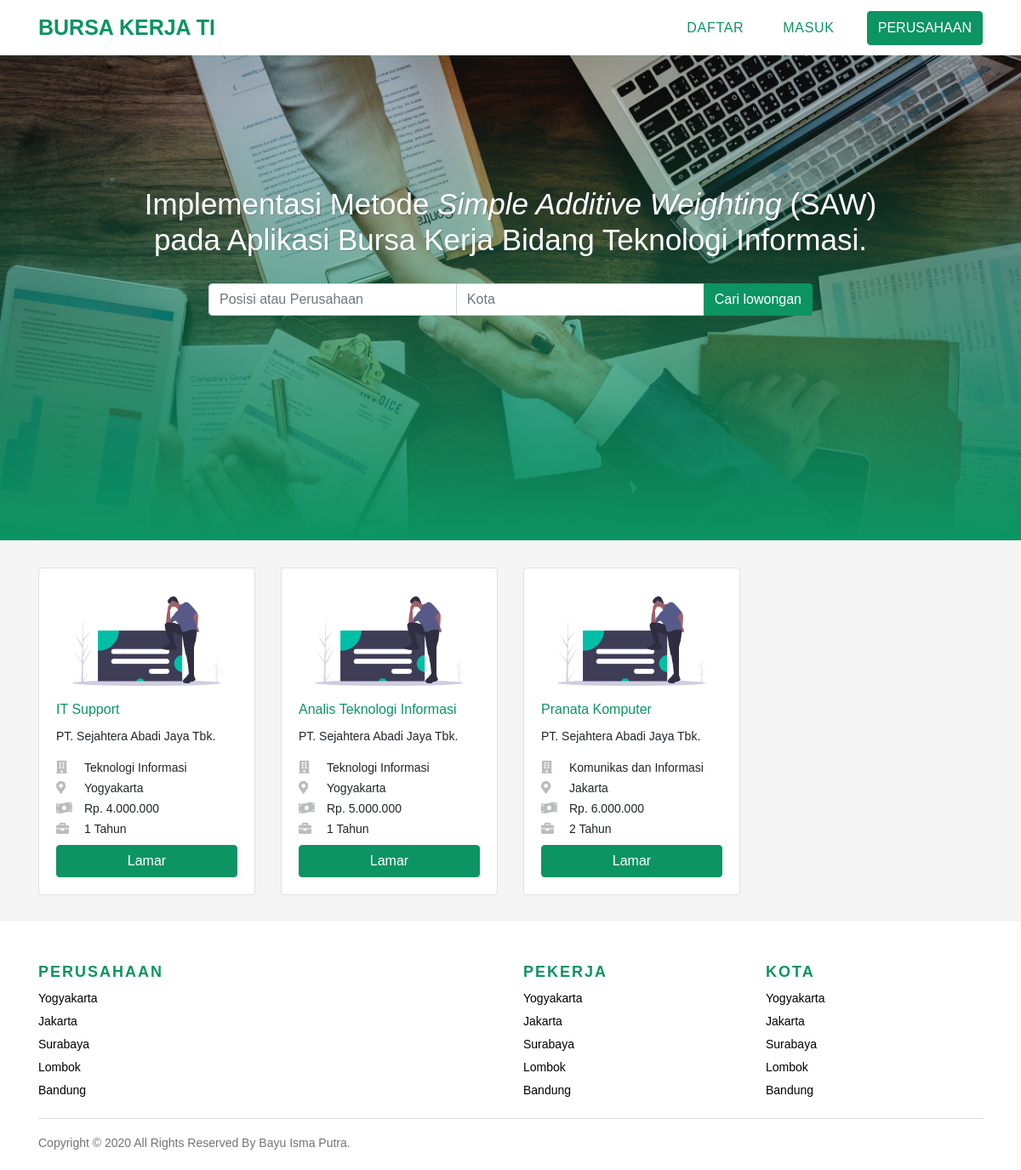
The page / on the database its author committed.
### tables this page shows
CREATE TABLE `lowongan` (
  `id_lowongan` int(11) NOT NULL,
  `nama_lowongan` varchar(50) NOT NULL,
  `departemen` varchar(50) NOT NULL,
  `gaji` varchar(50) NOT NULL,
  `kota` varchar(30) NOT NULL,
  `tanggal_buka` date NOT NULL,
  `tanggal_tutup` date NOT NULL,
  `pengalaman_kerja` varchar(20) NOT NULL,
  `deskripsi` varchar(120) NOT NULL,
  `id_perusahaan` int(11) NOT NULL,
  `status_lowongan` enum('ada','tidak ada') NOT NULL DEFAULT 'ada'
);

### require/koneksi.php (called while the page is built, shortened)
<?php
class Bursakerja
{
    protected $koneksi;
    function bukaKoneksi()
    {
        try {
            $this->koneksi = new PDO("mysql:host=localhost;dbname=bursakerja", "root", "", array(PDO::ATTR_PERSISTENT => TRUE));
        } catch (PDOException $e) {
            echo $e->getMessage();
        }
        return $this->koneksi;
    }
}

### require/kelas_lowongan.php (called while the page is built, shortened)
<?php
class Lowongan extends Bursakerja
{
    function GetData($qry_custom)
    {
        try {
            $sql = $this->bukaKoneksi()->prepare("SELECT * FROM `lowongan` " . $qry_custom);
            $sql->execute();
            return $sql;
        } catch (PDOException $e) {
            print $e->getMessage();
        }
    }
}

### index.php (the view, shortened to what this page needs)
<?php require('require/header.php') ?>
<div class="jumbotron jumbotron-fluid">
    <div class="container">
        <h1 class="display-4">Implementasi Metode <em>Simple Additive Weighting</em> <strong>(SAW)</strong><br> pada Aplikasi <strong>Bursa Kerja</strong> Bidang Teknologi Informasi.</h1>
        <div class="input-group col-md-8">
            <input type="text" class="form-control" placeholder="Posisi atau Perusahaan" aria-label="Recipient's username" aria-describedby="button-addon2">
            <input type="text" class="form-control kota" placeholder="Kota" aria-label="Recipient's username" aria-describedby="button-addon2">
            <div class="input-group-append">
                <button class="btn " type="button" id="button-addon2">Cari lowongan</button>
            </div>
        </div>
    </div>
</div>
<div class="container">
    <div class="row">
        <?php include('require/kelas_lowongan.php'); ?>
        <?php
        $tampil_lowongan = new lowongan();
        $data_lowongan = $tampil_lowongan->GetData("where status_lowongan='ada'");
        while ($value = $data_lowongan->fetch(PDO::FETCH_ASSOC)) {
        ?>
            <div class="col-lg-3 tampil-lowongan">
                <div class="card">
                    <div class="card-body">
                        <img src="img/undraw_sign_in_e6hj.png" class="img-fluid" alt="">
                        <h6 class="card-title"><?php echo $value['nama_lowongan']; ?></h6>
                        <p class="card-text">PT. Sejahtera abadi jaya Tbk.</p>
                        <ul class="list-group">
                            <li><i class="fas fa-building"></i><?php echo $value['departemen']; ?></li>
                            <li><i class="fas fa-map-marker-alt"></i><?php echo $value['kota']; ?></li>
                            <li><i class="fas fa-money-bill-wave"></i><?php echo 'Rp. ' . $value['gaji']; ?>
                            </li>
                            <li><i class="fas fa-briefcase"></i><?php echo $value['pengalaman_kerja']; ?></li>
                        </ul>
                        <a href="?menu_utama=detail_lowongan_index&id_lowongan=<?php echo $value['id_lowongan']; ?>" class="btn btn-block tombol-lamar">Lamar</a>
                    </div>
                </div>
            </div>
        <?php
        }
        ?>
    </div>
</div>
<?php require('require/footer.php') ?>

### require/header.php (shortened to what this page needs)
<?php include('koneksi.php') ?>
<!doctype html>
<html lang="en">
<head>
    <link rel="stylesheet" href="bootstrap/css/bootstrap.min.css">
    <link rel="stylesheet" href="css/style.css">
    <link rel="stylesheet" href="fontawesome-free/css/all.min.css">
    <link rel="stylesheet" href="bootstrap/css/dataTables.bootstrap4.min.css">
</head>
<body>
    <nav class="navbar navbar-expand-lg navbar-light fixed-top" id="menu">
        <div class="container">
            <a class="navbar-brand" href="?menu=halaman_utama">BURSA KERJA TI</a>
            <div class="collapse navbar-collapse" id="navbarNavAltMarkup">
                <div class="navbar-nav ml-auto">
                    <a class="nav-item nav-link active" href="daftar.php">Daftar<span class="sr-only">(current)</span></a>
                    <a class="nav-item nav-link" href="login.php">Masuk</a>
                    <a class="nav-item btn tombol" href="#">Perusahaan</a>
                </div>
            </div>
        </div>
    </nav>

### require/footer.php (shortened to what this page needs)
<footer class="site-footer">
    <div class="container">
        <div class="row">
            <div class="col-sm-12 col-md-6">
                <h6>Perusahaan</h6>
                <ul class="footer-links">
                    <li><a href="">Yogyakarta</a></li>
                    <li><a href="">Jakarta</a></li>
                    <li><a href="">Surabaya</a></li>
                    <li><a href="">Lombok</a></li>
                    <li><a href="">Bandung</a></li>
                </ul>
            </div>
            <div class="col-xs-6 col-md-3">
                <h6>Pekerja</h6>
                <ul class="footer-links">
                    <li><a href="">Yogyakarta</a></li>
                    <li><a href="">Jakarta</a></li>
                    <li><a href="">Surabaya</a></li>
                    <li><a href="">Lombok</a></li>
                    <li><a href="">Bandung</a></li>
                </ul>
            </div>
            <div class="col-xs-6 col-md-3">
                <h6>Kota</h6>
                <ul class="footer-links">
                    <li><a href="">Yogyakarta</a></li>
                    <li><a href="">Jakarta</a></li>
                    <li><a href="">Surabaya</a></li>
                    <li><a href="">Lombok</a></li>
                    <li><a href="">Bandung</a></li>
                </ul>
            </div>
        </div>
        <hr>
    </div>
    <div class="container">
        <div class="row">
            <div class="col-md-8 col-sm-6 col-xs-12">
                <p class="copyright-text">Copyright &copy; 2020 All Rights Reserved by
                    <a href="#">Bayu Isma Putra</a>.
                </p>
            </div>
        </div>
    </div>
</footer>
</body>
</html>

### css/style.css (style rules this page uses)
* { margin: 0; padding: 0; text-decoration: none; list-style: none; font-family: 'Nunito', sans-serif; }
body { background-color: #f5f5f5; }
.navbar { display: flex; position: sticky; height: 65px; background-color: #fff; z-index: 2; box-shadow: 1px 0 5px rgba(18, 209, 136, 0.125); font-family: 'viga', sans-serif; }
.navbar-brand { font-size: 25px; font-weight: 700; }
.input-group { text-align: center; position: relative; }
.jumbotron { background-image: url(../img/jumbotron-bg.jpg); background-size: cover; height: 540px; text-align: center; position: relative; }
.jumbotron .container { position: relative; z-index: 1; }
.jumbotron::after { content: ''; display: block; width: 100%; height: 80%; background-image: linear-gradient(to bottom, rgba(0, 0, 0, 0), #0c9463); position: absolute; bottom: 0; }
.jumbotron .display-4 { color: white; margin-top: 160px; text-shadow: 1px 1px 1px rgba(73, 73, 73, 0.3); font-size: 10px; font-weight: 300; margin-bottom: 30px; }
.jumbotron .input-group { position: relative; margin-left: auto; margin-right: auto; }
.container { cursor: pointer; }
.container .tampil-lowongan { display: flex; justify-content: space-around; align-items: center; border-width: 0 0 0 0; }
.container img { margin-bottom: 10px; border-radius: 4px; }
.container .btn { background-color: #0c9463; border-color: #0c9463; color: white; }
.container .card { margin-bottom: 30px; }
.container h6 { color: #0c9463; text-transform: capitalize; }
.container p { text-transform: capitalize; font-size: 14px; }
.container ul { font-size: 12px; margin-bottom: 10px; }
.container i { text-transform: capitalize; font-size: 15px; margin-right: 18px; width: 15px; height: auto; }
.container li { margin-bottom: 3px; }
.tombol-lamar { background: #0c9463; border-color: #0c9463; }
.tombol { display: flex; justify-content: center; align-items: center; text-transform: uppercase; }
.site-footer { background-color: #fff; box-shadow: 1px 0 2px rgba(0, 0, 0, 0.125); padding: 45px 0 20px; font-size: 15px; line-height: 24px; color: #737373; }
.site-footer hr { border-top-color: #bbb; opacity: 0.5 }
.site-footer h6 { font-weight: bold; color: #0c9463; font-size: 18px; text-transform: uppercase; margin-top: 5px; letter-spacing: 2px }
.site-footer a { color: #737373; }
.footer-links { padding-left: 0; list-style: none; }
.footer-links li { display: block; }
.footer-links a { color: #737373; color: #000; }
.copyright-text { margin: 0 }
@media (min-width: 992px) { .navbar-brand { color: #0c9463 !important; font-size: 25px; } }
@media (min-width: 992px) { .nav-link { color: #0c9463 !important; text-transform: uppercase; margin-right: 30px; font-weight: 500; letter-spacing: 0.7px; } }
@media (min-width: 992px) { .jumbotron { margin-top: -70px; height: 640px; } }
@media (min-width: 992px) { .jumbotron .display-4 { font-size: 35px; font-weight: 200; } }
@media (min-width: 992px) { .container img { margin-bottom: 5px; } }
@media (min-width: 992px) { .container ul { font-size: 14px; margin-bottom: 5px; } }
@media (min-width: 992px) { .container i { padding-right: 10px; opacity: 30%; border: none; } }

### rows shown on the page
lowongan: nama_lowongan "IT Support", departemen "Teknologi Informasi", kota "Yogyakarta", gaji "4.000.000", pengalaman_kerja "1 Tahun"
lowongan: nama_lowongan "Analis Teknologi Informasi", departemen "Teknologi Informasi", kota "Yogyakarta", gaji "5.000.000", pengalaman_kerja "1 Tahun"
lowongan: nama_lowongan "Pranata Komputer", departemen "Komunikas dan Informasi", kota "Jakarta", gaji "6.000.000", pengalaman_kerja "2 Tahun"
